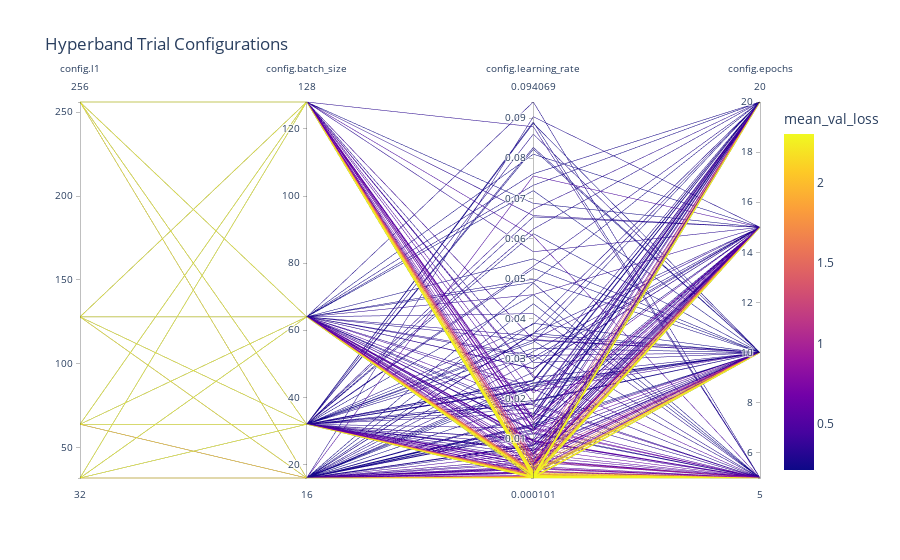

This figure's notebook cell:
### Markdown cell above
**🧪Tested Configurations Overview**
- biased due to early termination of unpromising trials

### Code cell
fig = px.parallel_coordinates(df_flat_e6_log, color="mean_val_loss",
                              title='Hyperband Trial Configurations',
                              dimensions=['config.l1', 'config.batch_size', 'config.learning_rate',
                                          'config.epochs'], width=900)
fig.show()

### Figure 1 — Plotly figure (JSON) as saved in the notebook; plotly's stock layout.template omitted (floating-point values rounded to 4 significant figures; data arrays with more than 128 entries replaced by an {"elided": "..."} marker saying what was removed)
{"data": [{"dimensions": [{"label": "config.l1", "values": {"elided": "311 int values"}}, {"label": "config.batch_size", "values": {"elided": "311 int values"}}, {"label": "config.learning_rate", "values": {"elided": "311 float values"}}, {"label": "config.epochs", "values": {"elided": "311 int values"}}], "domain": {"x": [0, 1], "y": [0, 1]}, "line": {"color": {"elided": "311 float values"}, "coloraxis": "coloraxis"}, "name": "", "type": "parcoords"}], "layout": {"coloraxis": {"colorbar": {"title": {"text": "mean_val_loss"}}, "colorscale": [[0, "#0d0887"], [0.1111, "#46039f"], [0.2222, "#7201a8"], [0.3333, "#9c179e"], [0.4444, "#bd3786"], [0.5556, "#d8576b"], [0.6667, "#ed7953"], [0.7778, "#fb9f3a"], [0.8889, "#fdca26"], [1, "#f0f921"]]}, "legend": {"tracegroupgap": 0}, "title": {"text": "Hyperband Trial Configurations"}, "width": 900}}
